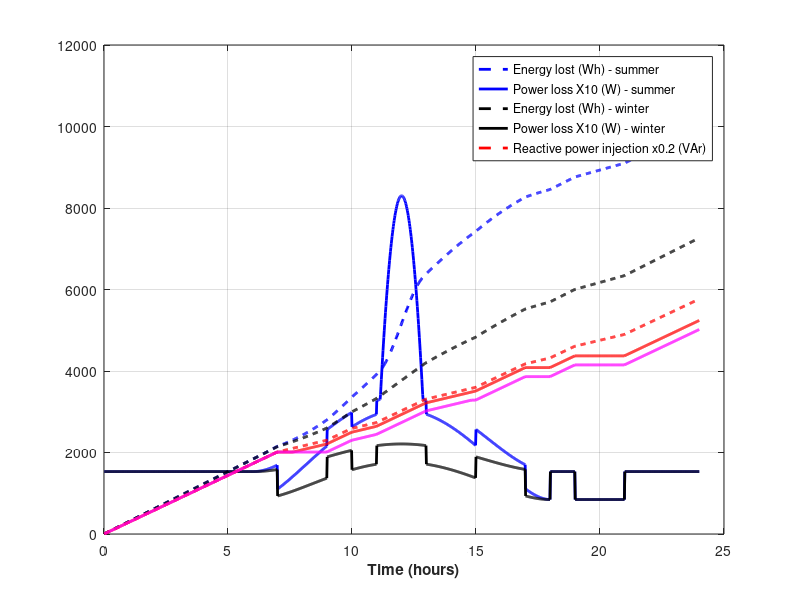
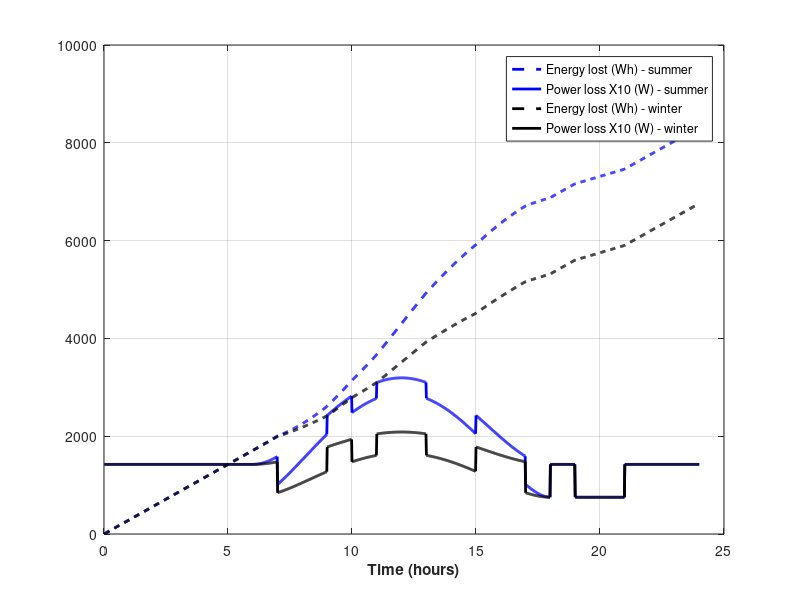

The MATLAB script that drew these images, in order:
hour = 1:24;
n = numel(hour);
minute = 1:n*60;
nn = numel(minute);
pv_prod1 = zeros(1,nn);
pv_prod2 = zeros(1,nn);
ayasli1p = zeros(1,nn);
ayasli2p = zeros(1,nn);
ayasli1q = zeros(1,nn);
ayasli2q = zeros(1,nn);
upsq = zeros(1,nn);
pv_peak = 50; % kW
pv_peak_prod1 = 0.9*pv_peak; % kW
pv_peak_prod2 = 0.5*pv_peak; % kW
for k = 1:nn
    kalan = minute(k)/60;
    kalanint = floor(kalan);
    if (kalanint >= 6) && (kalanint < 18)
        pv_prod1(k) = -pv_peak_prod1*cos(2*pi*(1/nn)*minute(k)); % kVA
        pv_prod2(k) = -pv_peak_prod2*cos(2*pi*(1/nn)*minute(k)); % kVA
    end
    ayasli1p(k) = 20; % kW
    ayasli1q(k) = 0; % kVAr
    upsq(k) = 24; % kVAr
    if (kalanint < 7) || (kalanint == 9) ||...
            (kalanint > 10 && kalanint < 13) || ...
            (kalanint > 14 && kalanint < 17) ||...
            (kalanint == 18) || (kalanint > 20)
        ayasli2p(k) = 0;
        ayasli2q(k) = 0;
    else
        ayasli2p(k) = 60*0.98; % kW
        ayasli2q(k) = 60*0.199; % kW
    end
end
qdemand = upsq-ayasli1q-ayasli2q;
pv_s1 = sqrt(qdemand.^2+pv_prod1.^2);
pv_s2 = sqrt(qdemand.^2+pv_prod2.^2);
pv_pf1 = pv_prod1/pv_s1;
pv_pf2 = pv_prod2/pv_s2;
pccp1 = ayasli1p + ayasli2p - pv_prod1;
pccp2 = ayasli1p + ayasli2p - pv_prod2;
pccq = upsq - ayasli2q - ayasli1q;
pqratio1 = abs(pccq)./abs(pccp1);
pqratio2 = abs(pccq)./abs(pccp2);

% Loss calculation
Vline = 400; % V
Vdc = 750; % V
D = Vline/(0.612*Vdc); % modulation depth
fsw = 5e3; % Hz, switching frequency
Vce_p = Vdc; % V, peak voltage
Ploss1 = zeros(1,nn);
Ploss2 = zeros(1,nn);
losten1 = zeros(1,nn);
losten2 = zeros(1,nn);
lost_energy1 = 0;
lost_energy2 = 0;
lost_reactive = 0;
lost_reactive1 = 0;
lost_reactive2 = 0;
lostq = zeros(1,nn);
lostq1 = zeros(1,nn);
lostq2 = zeros(1,nn);

% Case 2: No size increase
for k = 1:nn
    
    % Operation parameters
    App_power = pv_s1(k)*1e3; % VA
    if App_power >= 50e3
        %fprintf('Gotcha % g\n',k);
        add_loss = App_power-50e3;
        App_power = 50e3;
    else
        add_loss = 0;
    end
    Iphase = App_power/(Vline*sqrt(3)); % A
    pf = pv_prod1(k)/pv_s1(k);
    Icp = Iphase*sqrt(2); % A, peak current
    Iep = Iphase*sqrt(2); % A, peak current
    Irr = Iep; % A, peak reverse recovery current
    
    % Datasheet parameters
    Vce_sat = 9.091*1e-3*Icp+1.073; % V, @102 A peak, 125 C
    Eon = (0.05*Icp+1)*1e-3; % J, @600V
    Eon = Eon*Vdc/600; % J, @750V
    Eoff = (0.1*Icp+3)*1e-3; % J, @600V
    Eoff = Eoff*Vdc/600; % J, @750V
    Err = 0.1*Iep*1e-3; % J, @600V
    Err = Err*Vdc/600; % J, @750V
    Vec = 0.01*Iep+1.05; % V
    %trr = 150e-9; % s, @600V
    %trr = trr*Vdc/600; % s, @750V
    
    % Loss calculation
    Psc = Icp*Vce_sat*(1/8+D*pf/(3*pi)); % W
    Pdc = Iep*Vec*(1/8-D*pf/(3*pi)); % W
    Pss = (Eon+Eoff)*fsw*(1/pi); % W
    %Pds = (1/8)*Irr*trr*Vce_p*fsw; % W
    Pds = (Err)*fsw*(1/pi); % W
    Plos = Psc+Pdc+Pss+Pds; % W
    Ploss1(k) = Plos*6+add_loss; % W
    lost_energy1 = lost_energy1+Ploss1(k)/60;
    losten1(k) = lost_energy1;
    
    lost_reactive = lost_reactive + qdemand(k)*1e3;
    lostq(k) = lost_reactive;
    
    if pqratio1(k) >= 0.2
        lost_reactive1 = lost_reactive1 + qdemand(k)*1e3;
        lostq1(k) = lost_reactive1;
    else
        lostq1(k) = lost_reactive1;
    end
    
end

lost_reactive = 0;
for k = 1:nn
    
    % Operation parameters
    App_power = pv_s2(k)*1e3; % VA
    if App_power >= 50e3
        fprintf('Gotcha % g\n',k);
    end
    Iphase = App_power/(Vline*sqrt(3)); % A
    pf = pv_prod2(k)/pv_s2(k);
    Icp = Iphase*sqrt(2); % A, peak current
    Iep = Iphase*sqrt(2); % A, peak current
    Irr = Iep; % A, peak reverse recovery current
    
    % Datasheet parameters
    Vce_sat = 9.091*1e-3*Icp+1.073; % V, @102 A peak, 125 C
    Eon = (0.05*Icp+1)*1e-3; % J, @600V
    Eon = Eon*Vdc/600; % J, @750V
    Eoff = (0.1*Icp+3)*1e-3; % J, @600V
    Eoff = Eoff*Vdc/600; % J, @750V
    Err = 0.1*Iep*1e-3; % J, @600V
    Err = Err*Vdc/600; % J, @750V
    Vec = 0.01*Iep+1.05; % V
    %trr = 150e-9; % s, @600V
    %trr = trr*Vdc/600; % s, @750V
    
    % Loss calculation
    Psc = Icp*Vce_sat*(1/8+D*pf/(3*pi)); % W
    Pdc = Iep*Vec*(1/8-D*pf/(3*pi)); % W
    Pss = (Eon+Eoff)*fsw*(1/pi); % W
    %Pds = (1/8)*Irr*trr*Vce_p*fsw; % W
    Pds = (Err)*fsw*(1/pi); % W
    Plos = Psc+Pdc+Pss+Pds; % W
    Ploss2(k) = Plos*6; % W
    lost_energy2 = lost_energy2+Ploss2(k)/60;
    losten2(k) = lost_energy2;

    lost_reactive = lost_reactive + qdemand(k)*1e3;
    lostq(k) = lost_reactive;
    
    if pqratio2(k) >= 0.2
        lost_reactive2 = lost_reactive2 + qdemand(k)*1e3;
        lostq2(k) = lost_reactive2;
    else
        lostq2(k) = lost_reactive2;
    end

end

figure;
plot(minute/60,losten1,'b--','LineWidth',2.0);
hold on;
plot(minute/60,Ploss1*5,'b-','LineWidth',2.0);
hold on;
plot(minute/60,losten2,'k--','LineWidth',2.0);
hold on;
plot(minute/60,Ploss2*5,'k-','LineWidth',2.0);
hold on;
plot(minute/60,lostq*2e-4,'r--','LineWidth',2.0);
hold on;
plot(minute/60,lostq1*2e-4,'r-','LineWidth',2.0);
hold on;
plot(minute/60,lostq2*2e-4,'m-','LineWidth',2.0);
hold off;
xlabel('Time (hours)','Fontweight','Bold');
legend('Energy lost (Wh) - summer','Power loss X10 (W) - summer',...
    'Energy lost (Wh) - winter','Power loss X10 (W) - winter',...
    'Reactive power injection x0.2 (VAr)');
grid on;

% Penalty
tl_kwh = 0.23;
tl_kVarh = 0.11;
year_p = 1e-3*(losten1(end)*365/2+losten2(end)*365/2); %kWh
year_cost_p = year_p*tl_kwh; % TL
year_q = 1e-3*(lostq1(end)*365/2+lostq2(end)*365/2); %kVARh
year_cost_q = year_q*tl_kVarh; % TL







%%
% Case 3: Size increase

% Loss calculation
Vline = 400; % V
Vdc = 750; % V
D = Vline/(0.612*Vdc); % modulation depth
fsw = 5e3; % Hz, switching frequency
Vce_p = Vdc; % V, peak voltage
Ploss1 = zeros(1,nn);
Ploss2 = zeros(1,nn);
losten1 = zeros(1,nn);
losten2 = zeros(1,nn);
lost_energy1 = 0;
lost_energy2 = 0;

for k = 1:nn
    
    % Operation parameters
    App_power = pv_s1(k)*1e3; % VA
    Iphase = App_power/(Vline*sqrt(3)); % A
    pf = pv_prod1(k)/pv_s1(k);
    Icp = Iphase*sqrt(2); % A, peak current
    Iep = Iphase*sqrt(2); % A, peak current
    Irr = Iep; % A, peak reverse recovery current
    
    % Datasheet parameters
    Vce_sat = 6.76*1e-3*Icp+1.08; % V, @102 A peak, 125 C
    Eon = (0.025*Icp+1)*1e-3; % J, @600V
    Eon = Eon*Vdc/600; % J, @750V
    Eoff = (0.13333*Icp+0.66667)*1e-3; % J, @600V
    Eoff = Eoff*Vdc/600; % J, @750V
    Err = (0.1*Iep+1)*1e-3; % J, @600V
    Err = Err*Vdc/600; % J, @750V
    Vec = 0.0125*Iep+0.75; % V
    %trr = 150e-9; % s, @600V
    %trr = trr*Vdc/600; % s, @750V
    
    % Loss calculation
    Psc = Icp*Vce_sat*(1/8+D*pf/(3*pi)); % W
    Pdc = Iep*Vec*(1/8-D*pf/(3*pi)); % W
    Pss = (Eon+Eoff)*fsw*(1/pi); % W
    %Pds = (1/8)*Irr*trr*Vce_p*fsw; % W
    Pds = (Err)*fsw*(1/pi); % W
    Plos = Psc+Pdc+Pss+Pds; % W
    Ploss1(k) = Plos*6+add_loss; % W
    lost_energy1 = lost_energy1+Ploss1(k)/60;
    losten1(k) = lost_energy1;
    
%     lost_reactive = lost_reactive + qdemand(k)*1e3;
%     lostq(k) = lost_reactive;
%     
%     if pqratio1(k) >= 0.2
%         lost_reactive1 = lost_reactive1 + qdemand(k)*1e3;
%         lostq1(k) = lost_reactive1;
%     else
%         lostq1(k) = lost_reactive1;
%     end
    
end

lost_reactive = 0;
for k = 1:nn
    
    % Operation parameters
    App_power = pv_s2(k)*1e3; % VA
    Iphase = App_power/(Vline*sqrt(3)); % A
    pf = pv_prod2(k)/pv_s2(k);
    Icp = Iphase*sqrt(2); % A, peak current
    Iep = Iphase*sqrt(2); % A, peak current
    Irr = Iep; % A, peak reverse recovery current
    
    % Datasheet parameters
    Vce_sat = 6.76*1e-3*Icp+1.08; % V, @102 A peak, 125 C
    Eon = (0.025*Icp+1)*1e-3; % J, @600V
    Eon = Eon*Vdc/600; % J, @750V
    Eoff = (0.13333*Icp+0.66667)*1e-3; % J, @600V
    Eoff = Eoff*Vdc/600; % J, @750V
    Err = (0.1*Iep+1)*1e-3; % J, @600V
    Err = Err*Vdc/600; % J, @750V
    Vec = 0.0125*Iep+0.75; % V
    %trr = 150e-9; % s, @600V
    %trr = trr*Vdc/600; % s, @750V
    
    % Loss calculation
    Psc = Icp*Vce_sat*(1/8+D*pf/(3*pi)); % W
    Pdc = Iep*Vec*(1/8-D*pf/(3*pi)); % W
    Pss = (Eon+Eoff)*fsw*(1/pi); % W
    %Pds = (1/8)*Irr*trr*Vce_p*fsw; % W
    Pds = (Err)*fsw*(1/pi); % W
    Plos = Psc+Pdc+Pss+Pds; % W
    Ploss2(k) = Plos*6; % W
    lost_energy2 = lost_energy2+Ploss2(k)/60;
    losten2(k) = lost_energy2;

%     lost_reactive = lost_reactive + qdemand(k)*1e3;
%     lostq(k) = lost_reactive;
%     
%     if pqratio2(k) >= 0.2
%         lost_reactive2 = lost_reactive2 + qdemand(k)*1e3;
%         lostq2(k) = lost_reactive2;
%     else
%         lostq2(k) = lost_reactive2;
%     end

end

figure;
plot(minute/60,losten1,'b--','LineWidth',2.0);
hold on;
plot(minute/60,Ploss1*5,'b-','LineWidth',2.0);
hold on;
plot(minute/60,losten2,'k--','LineWidth',2.0);
hold on;
plot(minute/60,Ploss2*5,'k-','LineWidth',2.0);
hold off;
xlabel('Time (hours)','Fontweight','Bold');
legend('Energy lost (Wh) - summer','Power loss X10 (W) - summer',...
    'Energy lost (Wh) - winter','Power loss X10 (W) - winter');
grid on;



%%
% Penalty
tl_kwh = 0.23;
tl_kVarh = 0.11;
year_p = 1e-3*(losten1(end)*365/2+losten2(end)*365/2) %kWh
year_cost_p = year_p*tl_kwh % TL
year_q = 1e-3*(lostq1(end)*365/2+lostq2(end)*365/2) %kVARh
year_cost_q = year_q*tl_kVarh % TL
